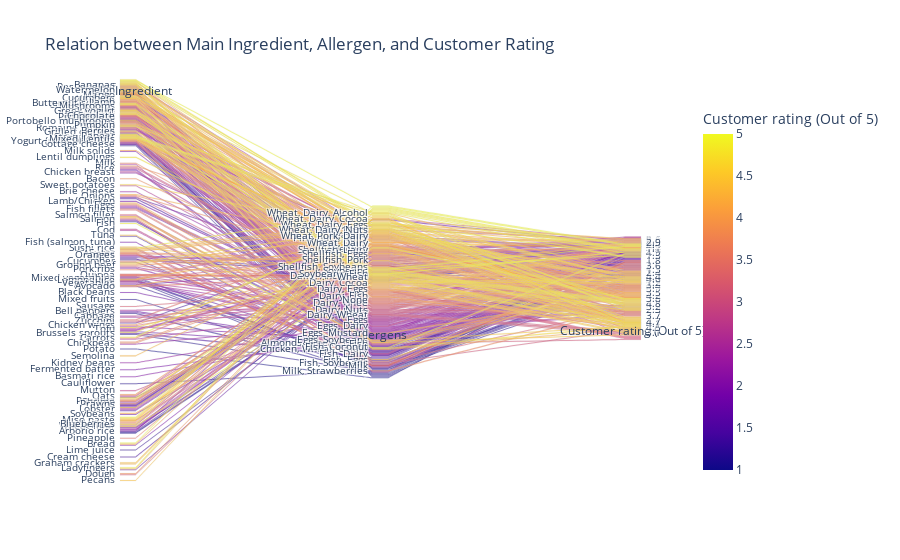

The notebook cell saved with this chart:
### Markdown cell above
> The box plot reveals that products with allergens like **Dairy** and **Nuts** tend to have a **higher price range** compared to other allergens.

> This suggests that products containing these allergens are more likely to be **premium** or **specialized**.

> The higher price range could be attributed to the **additional processing** or **quality measures** required to meet allergen safety standards.

### Code cell
# Parallel categories plot for ingredient, allergen, and customer rating
fig = px.parallel_categories(data,
                             dimensions=['Main Ingredient', 'Allergens', 'Customer rating (Out of 5)'],
                             color="Customer rating (Out of 5)",
                             title="Relation between Main Ingredient, Allergen, and Customer Rating")
fig.show()

### Figure 1 — Plotly figure (JSON) as saved in the notebook; plotly's stock layout.template omitted (floating-point values rounded to 4 significant figures; data arrays with more than 128 entries replaced by an {"elided": "..."} marker saying what was removed)
{"data": [{"dimensions": [{"label": "Main Ingredient", "values": {"elided": "399 str values"}}, {"label": "Allergens", "values": {"elided": "399 str values"}}, {"label": "Customer rating (Out of 5)", "values": {"elided": "399 float values"}}], "domain": {"x": [0, 1], "y": [0, 1]}, "line": {"color": {"elided": "399 float values"}, "coloraxis": "coloraxis"}, "name": "", "type": "parcats"}], "layout": {"coloraxis": {"colorbar": {"title": {"text": "Customer rating (Out of 5)"}}, "colorscale": [[0, "#0d0887"], [0.1111, "#46039f"], [0.2222, "#7201a8"], [0.3333, "#9c179e"], [0.4444, "#bd3786"], [0.5556, "#d8576b"], [0.6667, "#ed7953"], [0.7778, "#fb9f3a"], [0.8889, "#fdca26"], [1, "#f0f921"]]}, "legend": {"tracegroupgap": 0}, "title": {"text": "Relation between Main Ingredient, Allergen, and Customer Rating"}}}
